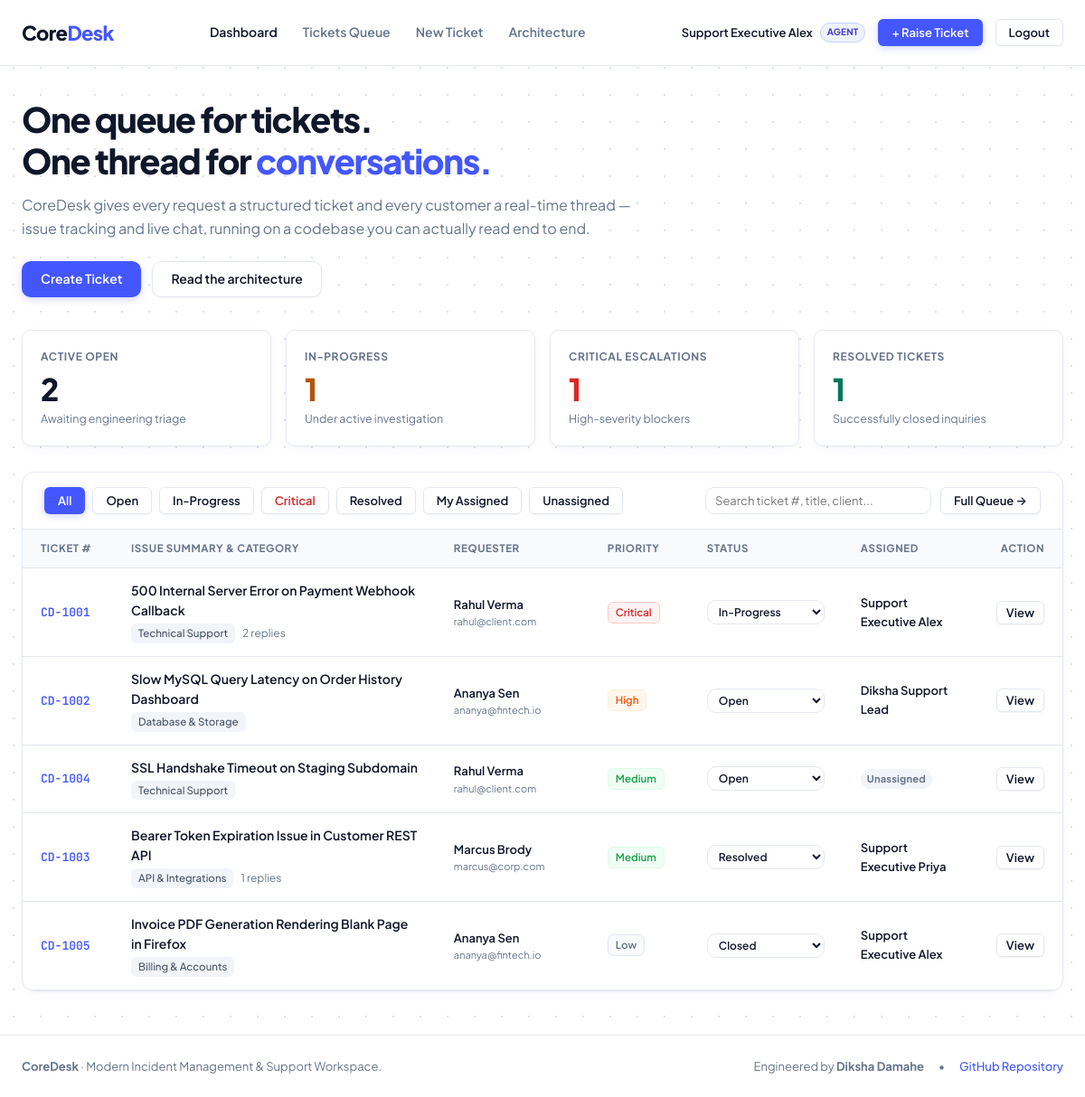
Page /index.php (signed in) on the committed database.
### tables this page shows
CREATE TABLE IF NOT EXISTS users (
    id INT AUTO_INCREMENT PRIMARY KEY,
    name VARCHAR(100) NOT NULL,
    email VARCHAR(150) NOT NULL UNIQUE,
    password_hash VARCHAR(255) NOT NULL,
    role ENUM('admin', 'agent', 'customer') NOT NULL DEFAULT 'customer',
    created_at TIMESTAMP DEFAULT CURRENT_TIMESTAMP
);

CREATE TABLE IF NOT EXISTS tickets (
    id INT AUTO_INCREMENT PRIMARY KEY,
    ticket_code VARCHAR(20) NOT NULL UNIQUE,
    user_id INT NOT NULL,
    category_id INT NOT NULL,
    subject VARCHAR(255) NOT NULL,
    description TEXT NOT NULL,
    priority ENUM('Low', 'Medium', 'High', 'Critical') NOT NULL DEFAULT 'Medium',
    status ENUM('Open', 'In-Progress', 'Resolved', 'Closed') NOT NULL DEFAULT 'Open',
    assigned_agent_id INT NULL,
    created_at TIMESTAMP DEFAULT CURRENT_TIMESTAMP,
    updated_at TIMESTAMP DEFAULT CURRENT_TIMESTAMP ON UPDATE CURRENT_TIMESTAMP,
    resolved_at TIMESTAMP NULL,
    FOREIGN KEY (user_id) REFERENCES users(id) ON DELETE CASCADE,
    FOREIGN KEY (category_id) REFERENCES categories(id) ON DELETE RESTRICT,
    FOREIGN KEY (assigned_agent_id) REFERENCES users(id) ON DELETE SET NULL,
    INDEX idx_status_priority (status, priority),
    INDEX idx_user (user_id),
    INDEX idx_agent (assigned_agent_id)
);

CREATE TABLE IF NOT EXISTS categories (
    id INT AUTO_INCREMENT PRIMARY KEY,
    name VARCHAR(80) NOT NULL UNIQUE,
    description VARCHAR(255) NULL
);

### config/auth.php (called while the page is built, shortened)
<?php
function getLoggedInUser(): ?array {
    return $_SESSION['user'] ?? null;
}
function e(?string $string): string {
    return htmlspecialchars($string ?? '', ENT_QUOTES, 'UTF-8');
}

### index.php (the view, shortened to what this page needs)
<?php
require_once __DIR__ . '/config/auth.php';
require_once __DIR__ . '/config/database.php';
$metricsWhere = "";
$metricsParams = [];
$metricsStmt = $pdo->prepare("
    SELECT
        COUNT(*) AS total_tickets,
        SUM(CASE WHEN status = 'Open' THEN 1 ELSE 0 END) AS open_count,
        SUM(CASE WHEN status = 'In-Progress' THEN 1 ELSE 0 END) AS inprogress_count,
        SUM(CASE WHEN status = 'Resolved' THEN 1 ELSE 0 END) AS resolved_count,
        SUM(CASE WHEN priority = 'Critical' AND status != 'Resolved' AND status != 'Closed' THEN 1 ELSE 0 END) AS critical_count
    FROM tickets
    {$metricsWhere}
");
$metricsStmt->execute($metricsParams);
$metrics = $metricsStmt->fetch() ?: [
    'total_tickets' => 0,
    'open_count' => 0,
    'inprogress_count' => 0,
    'resolved_count' => 0,
    'critical_count' => 0
];
$activeTab = trim($_GET['tab'] ?? 'all');
$sql = "
    SELECT
        t.id,
        t.ticket_code,
        t.subject,
        t.priority,
        t.status,
        t.created_at,
        t.updated_at,
        c.name AS category_name,
        u.name AS customer_name,
        u.email AS customer_email,
        a.name AS agent_name,
        (SELECT COUNT(*) FROM ticket_replies tr WHERE tr.ticket_id = t.id) AS reply_count
    FROM tickets t
    INNER JOIN categories c ON t.category_id = c.id
    INNER JOIN users u ON t.user_id = u.id
    LEFT JOIN users a ON t.assigned_agent_id = a.id
    WHERE 1=1
";
$params = [];
$sql .= " ORDER BY CASE t.priority WHEN 'Critical' THEN 1 WHEN 'High' THEN 2 WHEN 'Medium' THEN 3 ELSE 4 END, t.created_at DESC LIMIT 20";
$stmt = $pdo->prepare($sql);
$stmt->execute($params);
$tickets = $stmt->fetchAll();
require_once __DIR__ . '/includes/header.php';
?>
<div style="margin-bottom: 36px;">
    <h1 style="font-size: 38px; font-weight: 800; letter-spacing: -0.035em; color: var(--text-heading); margin-bottom: 14px; line-height: 1.2;">
        One queue for tickets.<br>
        One thread for <span style="color: var(--primary);">conversations.</span>
    </h1>
    <p style="font-size: 16px; color: var(--text-muted); max-width: 680px; line-height: 1.6; margin-bottom: 24px;">
        CoreDesk gives every request a structured ticket and every customer a real-time thread &mdash; issue tracking and live chat, running on a codebase you can actually read end to end.
    </p>
    <div style="display: flex; gap: 12px; align-items: center; flex-wrap: wrap;">
        <a href="create-ticket.php" class="btn btn-primary">
            Create Ticket
        </a>
        <a href="https://github.com/dikshadamahe/CoreDesk" target="_blank" rel="noopener" class="btn btn-secondary">
            Read the architecture
        </a>
    </div>
</div>
<div class="metrics-grid">
    <div class="metric-card">
        <span class="metric-label">Active Open</span>
        <div class="metric-value" id="metric-open"><?= (int)$metrics['open_count'] ?></div>
        <div class="metric-sub">Awaiting engineering triage</div>
    </div>
    <div class="metric-card">
        <span class="metric-label">In-Progress</span>
        <div class="metric-value" id="metric-inprogress" style="color: #b45309;"><?= (int)$metrics['inprogress_count'] ?></div>
        <div class="metric-sub">Under active investigation</div>
    </div>
    <div class="metric-card">
        <span class="metric-label">Critical Escalations</span>
        <div class="metric-value" id="metric-critical" style="color: #dc2626;"><?= (int)$metrics['critical_count'] ?></div>
        <div class="metric-sub">High-severity blockers</div>
    </div>
    <div class="metric-card">
        <span class="metric-label">Resolved Tickets</span>
        <div class="metric-value" id="metric-resolved" style="color: #047857;"><?= (int)$metrics['resolved_count'] ?></div>
        <div class="metric-sub">Successfully closed inquiries</div>
    </div>
</div>
<div class="table-container">
    <div class="table-toolbar">
        <div style="display: flex; gap: 8px; align-items: center; flex-wrap: wrap;">
            <a href="index.php?tab=all" class="btn btn-sm <?= $activeTab === 'all' ? 'btn-primary' : 'btn-secondary' ?>">All</a>
            <a href="index.php?tab=open" class="btn btn-sm <?= $activeTab === 'open' ? 'btn-primary' : 'btn-secondary' ?>">Open</a>
            <a href="index.php?tab=inprogress" class="btn btn-sm <?= $activeTab === 'inprogress' ? 'btn-primary' : 'btn-secondary' ?>">In-Progress</a>
            <a href="index.php?tab=critical" class="btn btn-sm <?= $activeTab === 'critical' ? 'btn-primary' : 'btn-secondary' ?>" style="<?= $activeTab !== 'critical' ? 'color: #dc2626;' : '' ?>">Critical</a>
            <a href="index.php?tab=resolved" class="btn btn-sm <?= $activeTab === 'resolved' ? 'btn-primary' : 'btn-secondary' ?>">Resolved</a>
            <?php if ($currentUser['role'] !== 'customer'): ?>
                <a href="index.php?tab=assigned_me" class="btn btn-sm <?= $activeTab === 'assigned_me' ? 'btn-primary' : 'btn-secondary' ?>">My Assigned</a>
                <a href="index.php?tab=unassigned" class="btn btn-sm <?= $activeTab === 'unassigned' ? 'btn-primary' : 'btn-secondary' ?>">Unassigned</a>
            <?php endif; ?>
        </div>
        <div style="display: flex; gap: 10px; align-items: center;">
            <input type="text" id="table-search-input" class="form-control form-control-sm" placeholder="Search ticket #, title, client..." style="width: 250px;">
            <a href="tickets.php" class="btn btn-secondary btn-sm">Full Queue &rarr;</a>
        </div>
    </div>
    <div class="table-responsive">
        <table class="table-custom">
            <thead>
                <tr>
                    <th style="width: 100px;">Ticket #</th>
                    <th>Issue Summary &amp; Category</th>
                    <th style="width: 170px;">Requester</th>
                    <th style="width: 110px;">Priority</th>
                    <th style="width: 150px;">Status</th>
                    <th style="width: 150px;">Assigned</th>
                    <th style="width: 90px; text-align: right;">Action</th>
                </tr>
            </thead>
            <tbody>
                <?php if (empty($tickets)): ?>
                    <tr>
                        <td colspan="7" style="text-align: center; padding: 48px; color: var(--text-muted);">
                            No tickets currently in this view.
                        </td>
                    </tr>
                <?php else: ?>
                    <?php foreach ($tickets as $t): ?>
                        <tr class="js-ticket-row">
                            <td>
                                <a href="ticket-view.php?id=<?= (int)$t['id'] ?>" class="ticket-key">
                                    <?= e($t['ticket_code']) ?>
                                </a>
                            </td>
                            <td>
                                <div>
                                    <a href="ticket-view.php?id=<?= (int)$t['id'] ?>" class="ticket-title">
                                        <?= e($t['subject']) ?>
                                    </a>
                                </div>
                                <div style="display: flex; gap: 8px; align-items: center; margin-top: 3px; font-size: 12px; color: var(--text-muted);">
                                    <span class="category-tag"><?= e($t['category_name']) ?></span>
                                    <?php if ($t['reply_count'] > 0): ?>
                                        <span><?= (int)$t['reply_count'] ?> replies</span>
                                    <?php endif; ?>
                                </div>
                            </td>
                            <td>
                                <div style="font-weight: 600; font-size: 13px; color: var(--text-heading);"><?= e($t['customer_name']) ?></div>
                                <div style="font-size: 11px; color: var(--text-muted);"><?= e($t['customer_email']) ?></div>
                            </td>
                            <td>
                                <span class="priority-pill priority-<?= strtolower($t['priority']) ?>">
                                    <?= e($t['priority']) ?>
                                </span>
                            </td>
                            <td>
                                <?php if ($currentUser['role'] === 'customer'): ?>
                                    <span class="status-pill status-<?= strtolower(str_replace('-', '', $t['status'])) ?> js-status-badge-<?= (int)$t['id'] ?>">
                                        <?= e($t['status']) ?>
                                    </span>
                                <?php else: ?>
                                    <select class="form-control form-control-sm js-status-select" data-ticket-id="<?= (int)$t['id'] ?>" style="font-size: 12px; font-weight: 600; padding: 4px 8px; width: 130px;">
                                        <option value="Open" <?= $t['status'] === 'Open' ? 'selected' : '' ?>>Open</option>
                                        <option value="In-Progress" <?= $t['status'] === 'In-Progress' ? 'selected' : '' ?>>In-Progress</option>
                                        <option value="Resolved" <?= $t['status'] === 'Resolved' ? 'selected' : '' ?>>Resolved</option>
                                        <option value="Closed" <?= $t['status'] === 'Closed' ? 'selected' : '' ?>>Closed</option>
                                    </select>
                                <?php endif; ?>
                            </td>
                            <td>
                                <?php if (!empty($t['agent_name'])): ?>
                                    <span style="font-size: 13px; font-weight: 600; color: var(--text-heading);"><?= e($t['agent_name']) ?></span>
                                <?php else: ?>
                                    <span class="status-pill" style="background: #f1f5f9; color: #64748b; font-size: 11px; padding: 2px 7px;">Unassigned</span>
                                <?php endif; ?>
                            </td>
                            <td style="text-align: right;">
                                <a href="ticket-view.php?id=<?= (int)$t['id'] ?>" class="btn btn-secondary btn-sm" style="padding: 4px 10px;">
                                    View
                                </a>
                            </td>
                        </tr>
                    <?php endforeach; ?>
                <?php endif; ?>
            </tbody>
        </table>
    </div>
</div>
<?php require_once __DIR__ . '/includes/footer.php'; ?>

### includes/header.php (shortened to what this page needs)
<?php
require_once __DIR__ . '/../config/auth.php';
$currentUser = getLoggedInUser();
$activePage = basename($_SERVER['PHP_SELF']);
?>
<!DOCTYPE html>
<html lang="en">
<head>
    <link rel="stylesheet" href="assets/css/style.css?v=2">
</head>
<body>
<header class="site-navbar">
    <div class="container navbar-inner">
        <a href="index.php" class="brand-wrap">
            <span>Core<span class="brand-highlight">Desk</span></span>
        </a>
        <nav class="nav-links-menu">
            <a href="index.php" class="nav-item-link <?= $activePage === 'index.php' ? 'active' : '' ?>">Dashboard</a>
            <a href="tickets.php" class="nav-item-link <?= $activePage === 'tickets.php' ? 'active' : '' ?>">Tickets Queue</a>
            <a href="create-ticket.php" class="nav-item-link <?= $activePage === 'create-ticket.php' ? 'active' : '' ?>">New Ticket</a>
            <a href="https://github.com/dikshadamahe/CoreDesk" target="_blank" rel="noopener" class="nav-item-link">Architecture</a>
        </nav>
        <div class="nav-right-actions">
            <?php if ($currentUser): ?>
                <div style="display: flex; align-items: center; gap: 8px; font-size: 13px;">
                    <span style="font-weight: 600; color: var(--text-heading);"><?= e($currentUser['name']) ?></span>
                    <span class="status-pill status-open" style="font-size: 10px; padding: 2px 7px;">
                        <?= strtoupper(e($currentUser['role'])) ?>
                    </span>
                </div>
                <a href="create-ticket.php" class="btn btn-primary btn-sm">
                    + Raise Ticket
                </a>
                <a href="logout.php" class="btn btn-secondary btn-sm" title="Sign Out">
                    Logout
                </a>
            <?php else: ?>
                <a href="login.php" class="btn btn-primary btn-sm">
                    Sign In
                </a>
            <?php endif; ?>
        </div>
    </div>
</header>
<main style="flex: 1; padding: 36px 0 48px;">
    <div class="container">

### rows in the picture
users: name "Support Executive Alex"
tickets: ticket_code "CD-1001", subject "500 Internal Server Error on Payment Webhook Callback", category.name "Technical Support", reply_count "2", user.name "Rahul Verma", user.email "rahul@client.com", priority "Critical", status+id "In-Progress", assigned_agent.name "Support Executive Alex"
tickets: ticket_code "CD-1002", subject "Slow MySQL Query Latency on Order History Dashboard", category.name "Database & Storage", user.name "Ananya Sen", user.email "ananya@fintech.io", priority "High", status+id "Open", assigned_agent.name "Diksha Support Lead"
tickets: ticket_code "CD-1004", subject "SSL Handshake Timeout on Staging Subdomain", category.name "Technical Support", user.name "Rahul Verma", user.email "rahul@client.com", priority "Medium", status+id "Open", shows "Unassigned"
tickets: ticket_code "CD-1003", subject "Bearer Token Expiration Issue in Customer REST API", category.name "API & Integrations", reply_count "1", user.name "Marcus Brody", user.email "marcus@corp.com", priority "Medium", status+id "Resolved", assigned_agent.name "Support Executive Priya"
tickets: ticket_code "CD-1005", subject "Invoice PDF Generation Rendering Blank Page in Firefox", category.name "Billing & Accounts", user.name "Ananya Sen", user.email "ananya@fintech.io", priority "Low", status+id "Closed", assigned_agent.name "Support Executive Alex"

### other values in the picture
$currentUser['role'] "AGENT"
$metrics['open_count'] "2"
$metrics['inprogress_count'] "1"
$metrics['critical_count'] "1"
$metrics['resolved_count'] "1"
